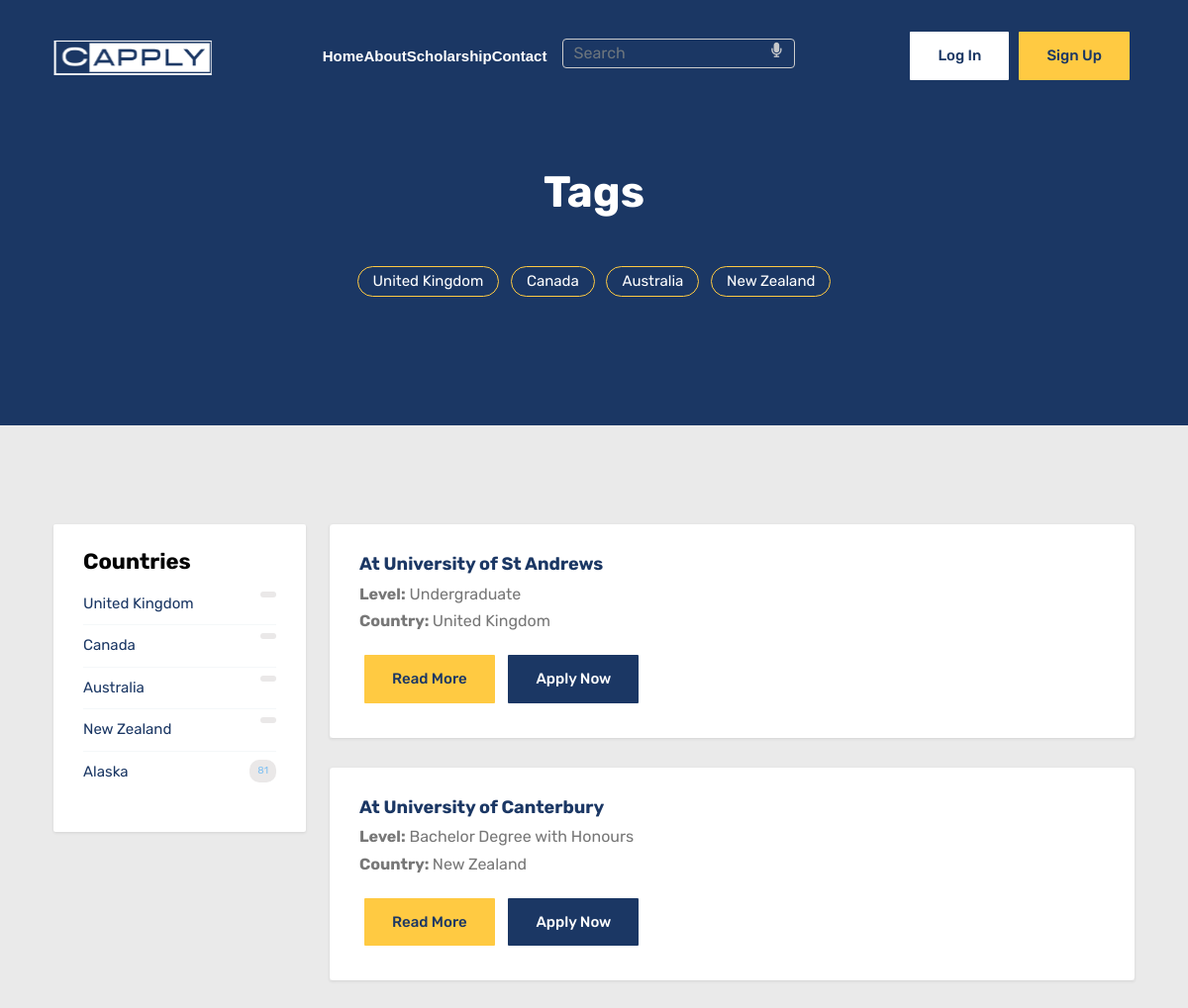
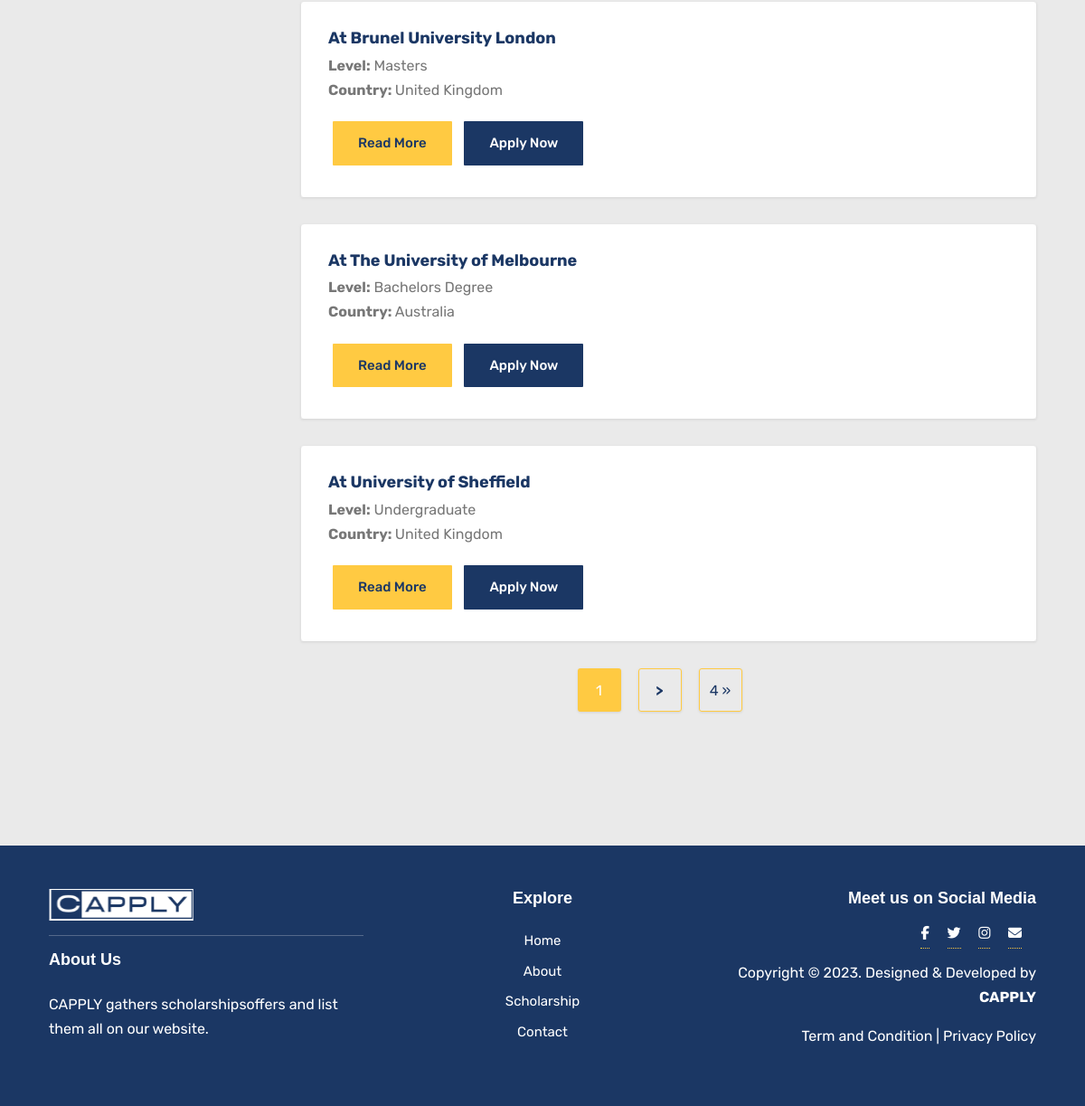
Page /scholarship on the committed database (2 pictures, top to bottom).
### category/models.py (models this page shows, shortened)
class Country(models.Model):
    id = models.BigAutoField(primary_key=True)
    name = models.CharField(max_length=255)
    def __str__(self):
        return self.name

class Scholarship(models.Model):
    id = models.BigAutoField(primary_key=True)
    level = models.CharField(max_length=120)
    school = models.CharField(max_length=200)
    deadline = models.DateField(null=True)
    more_info = models.TextField()
    description = models.TextField(blank=True, null=True, max_length=275)
    link_web = models.CharField(max_length=200)
    country = models.CharField(max_length=120)
    default_slug = slugify(random_slug())
    slug = models.SlugField(null=False, unique=True)
    def get_absolute_url(self):
        return reverse("scholarship_detail", kwargs={"slug": self.slug})

### category/views.py (the view)
# urls.py: path('scholarship', list_scholarship, name = 'scholarship'),
def list_scholarship(request):
    scholarships_lists = Scholarship.objects.all().order_by('?')
    country_lists = Country.objects.all()
    p = Paginator(scholarships_lists.all(), 5)
    page = request.GET.get('page')
    scholarships = p.get_page(page)
    return render(request,'category/category.html',{'scholarships_lists': scholarships_lists,
    'scholarships': scholarships, 'country_lists': country_lists})

### templates/category/category.html (shortened to what this page needs)
{% extends 'base.html' %}
{% block content %}
{% include 'category/snippets/tag_snippets.html' %}
<section class="section-sm">
	<div class="container">
		<div class="row">
			<div class="col-lg-3 col-md-4">
				{% include 'category/snippets/category_sidebar_snippets.html' %}
			</div>
			<div class="col-lg-9 col-md-8">
				<div class="product-grid-list">
					<div class="row">
						{% for scholarship in scholarships %}
						<div class="ad-listing-list">
							<div class="product-item">
								<div class="card">
									<div class="card-body">
										<h4 class="card-title"><a
												href="{{ scholarship.get_absolute_url }}">{{scholarship.school}}</a>
										</h4>
										<p class="card-text"><strong>Level:</strong> {{scholarship.level}}<br>
											<strong>Country: </strong> {{scholarship.country}}<br>
										</p>
										<a href="{{ scholarship.get_absolute_url }}" id="read_more"
											class="btn btn-primary">Read more</a>
										<a href="{{scholarship.more_info}}" class="btn btn-secondary">Apply now</a>
									</div>
								</div>
							</div>
						</div>
						{% endfor %}
					</div>
				</div>
				<div class="pagination justify-content-center">
					<nav aria-label="Page navigation example">
						<ul class="pagination">
							<li class="page-item active"><a class="page-link"
									href="?page={{scholarships.paginator.num_pages}}">{{scholarships.number}}
								</a></li>
							{% if scholarships.has_next %}
							<li class="page-item"><a class="page-link"
									href="?page={{scholarships.next_page_number}}"><strong>
										> </strong></a></li>
							<li class="page-item"><a class="page-link"
									href="?page={{scholarships.paginator.num_pages}}">{{scholarships.paginator.num_pages}}
									&raquo</a></li>
							{% endif %}
						</ul>
					</nav>
				</div>
			</div>
		</div>
	</div>
</section>
{% endblock content %}

### templates/category/snippets/tag_snippets.html
<section class="section bg-primary">
	<div class="text-center">
		<div class="container">
			<div class="row">
				<div class="col-lg-12 mx-auto">
                    {% if country %}
					<h1 class="mb-5 pt-5 text-white">Tags #{{country}} </h1>
                    {% else %}
                    <h1 class="mb-5 pt-5 directory text-white">Tags</h1>
					<ul class="widget-list-inline ">
						{% for country_tag in country_lists %}
                        {% if country_tag == country %}
						<li class="list-inline-item"><a href=" /scholarship/tag/{{country}}" class="text-white">#{{ country }}</a></li>
                        {% else %}
						<li class="list-inline-item"><a href=" /scholarship/tag/{{country_tag}}" class="text-white">{{ country_tag }}</a></li>
                        {% endif %}
						{% endfor %}
					</ul>
                    {% endif %}
				</div>
			</div>
		</div>
	</div>
</section>

### templates/category/snippets/category_sidebar_snippets.html
<div class="category-sidebar">
    <div class="widget category-list">
        <h4 class="widget-header">Countries</h4>
        <ul class="category-list ">
            {% for country_tag in country_lists %}
            <li><a href=" /scholarship/tag/{{country_tag}}">{{ country_tag }}<span>{{x }}</span></a></li>
            {% endfor %}
            <li><a href=" ">Alaska <span>81</span></a></li>
        </ul>
    </div>
</div>

### static/css/category.css (style rules this page uses)
:root { --bs-blue: #1B3764; --bs-yellow: #FFCA42; }
ul.pagination li { margin-right: 10px; }
ul.pagination li a { border-radius: 3px !important; font-size: 16px; padding: 0; height: 50px; width: 50px; line-height: 50px; text-align: center; border-color: transparent; box-shadow: 0px 1px 3px 0px rgba(0, 0, 0, 0.1); color: #ffffff; }
ul.pagination .active a { background-color: #f3b415 !important; color: #fff !important; border-color: transparent !important; }
ol, ul { margin: 0; padding: 0; list-style: none; }
a { transition: all 0.3s ease-in 0s; }
.section { padding: 100px 0; }
.section-sm { padding: 70px 0; }
ul.pagination li a { border-radius: 3px !important; font-size: 16px; padding: 0; height: 40px; width: 40px; line-height: 40px; text-align: center; border-color: transparent; box-shadow: 0px 1px 3px 0px rgba(0, 0, 0, 0.1); color: #666; }
ul.pagination .active a { background-color: var(--bs-yellow) !important; color: #fff !important; border-color: transparent !important; }
.bg-light { background: #fff; }
.list-inline-item a, .list-inline-item span a { padding: 7px 0 !important; }
p.list-inline-item, .list-inline-item a, .list-inline-item span a { color: var(--bs-blue) !important; }
.widget-list-inline li { margin-bottom: 10px !important; }
.widget-list-inline li a { padding: 2px 15px !important; border: 1px solid var(--bs-yellow) !important; border-radius: 30px !important; display: block !important; color: #fff !important; }
.product-item { box-shadow: 0px 1px 3px 0px rgba(0, 0, 0, 0.1); margin-bottom: 30px; }
.product-item .card { border: none; }
.product-item .card .card-body { padding: 30px; transition: all linear 0.3s; }
.product-item .card .card-body .card-title { font-size: 18px; margin-bottom: 5px; }
.product-item .card .card-body .card-text { color: #777; }
.widget { background: #fff; box-shadow: 0px 1px 3px 0px rgba(0, 0, 0, 0.1); padding: 25px 30px 30px; margin-bottom: 30px; border-radius: 2px; }
.widget.category-list ul { max-height: 50vh; margin-bottom: 10px; overflow-y: scroll; -webkit-overflow-scrolling: touch; }
.widget.category-list ul li:not(:last-child) { border-bottom: 1px solid #F4F7F9; }
.widget.category-list ul li a { padding: 8px 0; display: block; transition: all linear 0.3s; }
.widget.category-list ul li a span { float: right; font-size: 10px; background: #eae8e8; border-radius: 10px; padding: 3px 8px; color: #7fc0f2; }

### rows in the picture
Country: name "United Kingdom"
Country: name "Canada"
Country: name "Australia"
Country: name "New Zealand"
Scholarship: school "At University of St Andrews", level "Undergraduate", country "United Kingdom"
Scholarship: school "At University of Canterbury", level "Bachelor Degree with Honours", country "New Zealand"
Scholarship: school "At Brunel University London", level "Masters", country "United Kingdom"
Scholarship: school "At The University of Melbourne", level "Bachelors Degree", country "Australia"
Scholarship: school "At University of Sheffield", level "Undergraduate", country "United Kingdom"

### other values in the picture
{{ scholarships.number }} "1"
{{ scholarships.paginator.num_pages }} "4"
